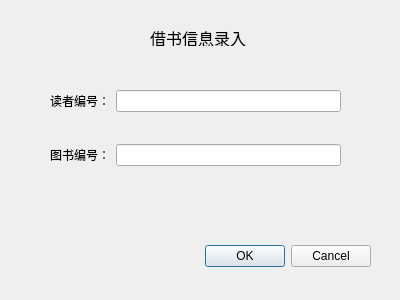
<?xml version="1.0" encoding="UTF-8"?>
<ui version="4.0">
 <class>Dialog_borrow</class>
 <widget class="QDialog" name="Dialog_borrow">
  <property name="geometry">
   <rect>
    <x>0</x>
    <y>0</y>
    <width>400</width>
    <height>300</height>
   </rect>
  </property>
  <property name="windowTitle">
   <string>Dialog</string>
  </property>
  <widget class="QDialogButtonBox" name="buttonBox">
   <property name="geometry">
    <rect>
     <x>30</x>
     <y>240</y>
     <width>341</width>
     <height>32</height>
    </rect>
   </property>
   <property name="orientation">
    <enum>Qt::Horizontal</enum>
   </property>
   <property name="standardButtons">
    <set>QDialogButtonBox::Cancel|QDialogButtonBox::Ok</set>
   </property>
  </widget>
  <widget class="QLabel" name="label">
   <property name="geometry">
    <rect>
     <x>150</x>
     <y>30</y>
     <width>101</width>
     <height>16</height>
    </rect>
   </property>
   <property name="font">
    <font>
     <pointsize>12</pointsize>
    </font>
   </property>
   <property name="text">
    <string>借书信息录入</string>
   </property>
  </widget>
  <widget class="QWidget" name="">
   <property name="geometry">
    <rect>
     <x>50</x>
     <y>90</y>
     <width>291</width>
     <height>101</height>
    </rect>
   </property>
   <layout class="QFormLayout" name="formLayout">
    <item row="0" column="0">
     <widget class="QLabel" name="label_2">
      <property name="text">
       <string>读者编号：</string>
      </property>
     </widget>
    </item>
    <item row="0" column="1">
     <widget class="QLineEdit" name="lineEdit"/>
    </item>
    <item row="2" column="0">
     <widget class="QLabel" name="label_3">
      <property name="text">
       <string>图书编号：</string>
      </property>
     </widget>
    </item>
    <item row="2" column="1">
     <widget class="QLineEdit" name="lineEdit_2"/>
    </item>
    <item row="1" column="1">
     <spacer name="horizontalSpacer">
      <property name="orientation">
       <enum>Qt::Horizontal</enum>
      </property>
      <property name="sizeHint" stdset="0">
       <size>
        <width>40</width>
        <height>20</height>
       </size>
      </property>
     </spacer>
    </item>
   </layout>
  </widget>
 </widget>
 <resources/>
 <connections>
  <connection>
   <sender>buttonBox</sender>
   <signal>accepted()</signal>
   <receiver>Dialog_borrow</receiver>
   <slot>accept()</slot>
   <hints>
    <hint type="sourcelabel">
     <x>248</x>
     <y>254</y>
    </hint>
    <hint type="destinationlabel">
     <x>157</x>
     <y>274</y>
    </hint>
   </hints>
  </connection>
  <connection>
   <sender>buttonBox</sender>
   <signal>rejected()</signal>
   <receiver>Dialog_borrow</receiver>
   <slot>reject()</slot>
   <hints>
    <hint type="sourcelabel">
     <x>316</x>
     <y>260</y>
    </hint>
    <hint type="destinationlabel">
     <x>286</x>
     <y>274</y>
    </hint>
   </hints>
  </connection>
 </connections>
</ui>
